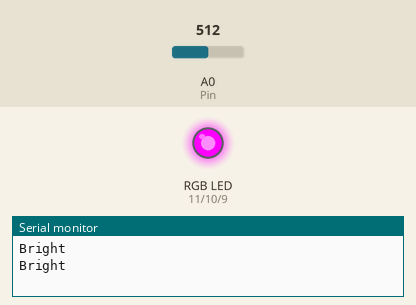
The sketch below on a simulated Arduino Uno, built with avr-gcc and run on an emulated ATmega328P. On the bench: an RGB LED mixed from three pins (HIGH = lit), the last lines printed to the serial monitor. Inputs (shaded band) come from the test bench; at power-on: A0 (Pin) = 512.

Above: at 1.8 s.
1.9 s: A0 (Pin) set to 101
4.5 s: A0 (Pin) set to 90
At 5.4 s:
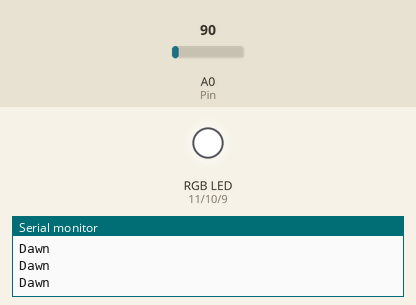
6.5 s: A0 (Pin) set to 122
At 8.1 s:
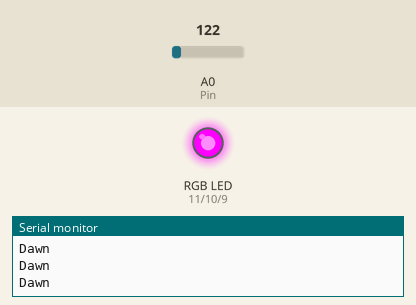
8.5 s: A0 (Pin) set to 85
At 9.6 s:
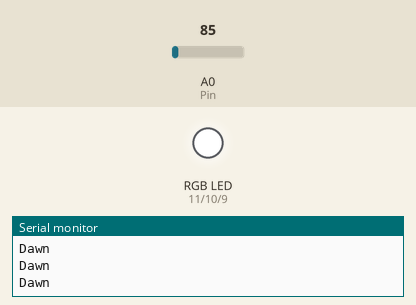
Timing chart, 0 to 11.5 s (numbered marks = the images above; inputs shaded):
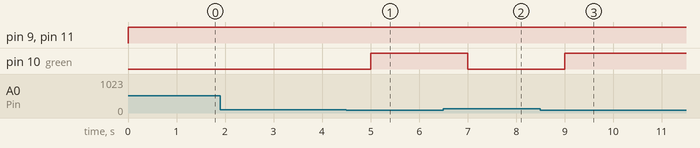

Measured:
- the behaviour switches between 95 and 94 on A0 (Pin) (found by bisection; images 0 and 1)
- after the input at 4.5 s, pin 10 (green): LOW → HIGH after 0.50 s
- after the input at 6.5 s, pin 10 (green): HIGH → LOW after 0.50 s
- after the input at 8.5 s, pin 10 (green): LOW → HIGH after 0.50 s

The sketch:

Photwiderstand.ino
```cpp
#define Pin A0
#define blue 9
#define green 10
#define red 11

float sensorValue;

void setup() {
  pinMode(Pin, INPUT);
  pinMode(blue, OUTPUT);
  pinMode(green, OUTPUT);
  pinMode(red, OUTPUT);
  Serial.begin(9600);
}

void loop() {
  sensorValue = analogRead(Pin);    //Saves the value of the PIN
  //190 = Light
  //18 = Dark
 RGBLed();

}

//Only used if theres an RGB-Led used
void RGBLed(){
  //This Part changes the color of the LED depending on the brightness
  if(sensorValue < 95){
    RGB(252,20,147);
    }
  if(sensorValue > 95){
    RGB(139,0,139);
    }

  //This Part changes what's printed on the Serial Monitor depending on the brightness
  if(sensorValue < 60){
    Serial.println("Dark");
    }
  if(sensorValue > 130){
    Serial.println("Bright");
    }
  if(sensorValue > 60 == sensorValue < 130){
    Serial.println("Dawn");
    }

   delay(1000);
}

//Only used if theres one normal LED
void LED(){
  //If it's dark turn the light on
  if(sensorValue < 60){
    analogWrite(blue, HIGH);
  }
  //If it's not dark turn the light off
  else{
    analogWrite(blue, LOW);
  }
}

//Function so I don't have to write digitalWrite all the time
void RGB(int r, int g, int b){
  digitalWrite(red, r);
  digitalWrite(green, g);
  digitalWrite(blue, b);
}
```
